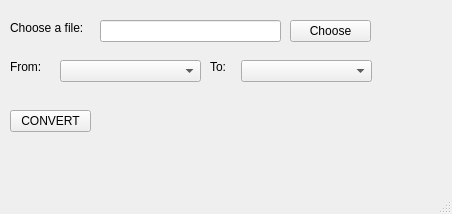
<?xml version="1.0" encoding="UTF-8"?>
<ui version="4.0">
 <class>MainWindow</class>
 <widget class="QMainWindow" name="MainWindow">
  <property name="geometry">
   <rect>
    <x>0</x>
    <y>0</y>
    <width>452</width>
    <height>214</height>
   </rect>
  </property>
  <property name="windowTitle">
   <string>MainWindow</string>
  </property>
  <widget class="QWidget" name="centralwidget">
   <widget class="QLabel" name="label">
    <property name="geometry">
     <rect>
      <x>10</x>
      <y>60</y>
      <width>59</width>
      <height>14</height>
     </rect>
    </property>
    <property name="text">
     <string>From:</string>
    </property>
   </widget>
   <widget class="QComboBox" name="comboBox">
    <property name="geometry">
     <rect>
      <x>60</x>
      <y>60</y>
      <width>141</width>
      <height>22</height>
     </rect>
    </property>
   </widget>
   <widget class="QLabel" name="label_2">
    <property name="geometry">
     <rect>
      <x>210</x>
      <y>60</y>
      <width>59</width>
      <height>14</height>
     </rect>
    </property>
    <property name="text">
     <string>To:</string>
    </property>
   </widget>
   <widget class="QComboBox" name="comboBox_2">
    <property name="geometry">
     <rect>
      <x>241</x>
      <y>60</y>
      <width>131</width>
      <height>22</height>
     </rect>
    </property>
   </widget>
   <widget class="QLabel" name="label_3">
    <property name="geometry">
     <rect>
      <x>10</x>
      <y>20</y>
      <width>91</width>
      <height>16</height>
     </rect>
    </property>
    <property name="text">
     <string>Choose a file:</string>
    </property>
   </widget>
   <widget class="QLineEdit" name="lineEdit">
    <property name="geometry">
     <rect>
      <x>100</x>
      <y>20</y>
      <width>181</width>
      <height>22</height>
     </rect>
    </property>
   </widget>
   <widget class="QPushButton" name="pushButton">
    <property name="geometry">
     <rect>
      <x>290</x>
      <y>20</y>
      <width>81</width>
      <height>22</height>
     </rect>
    </property>
    <property name="text">
     <string>Choose</string>
    </property>
   </widget>
   <widget class="QPushButton" name="pushButton_2">
    <property name="geometry">
     <rect>
      <x>10</x>
      <y>110</y>
      <width>81</width>
      <height>22</height>
     </rect>
    </property>
    <property name="text">
     <string>CONVERT</string>
    </property>
   </widget>
  </widget>
  <widget class="QMenuBar" name="menubar">
   <property name="geometry">
    <rect>
     <x>0</x>
     <y>0</y>
     <width>452</width>
     <height>19</height>
    </rect>
   </property>
  </widget>
  <widget class="QStatusBar" name="statusbar"/>
 </widget>
 <resources/>
 <connections/>
</ui>
